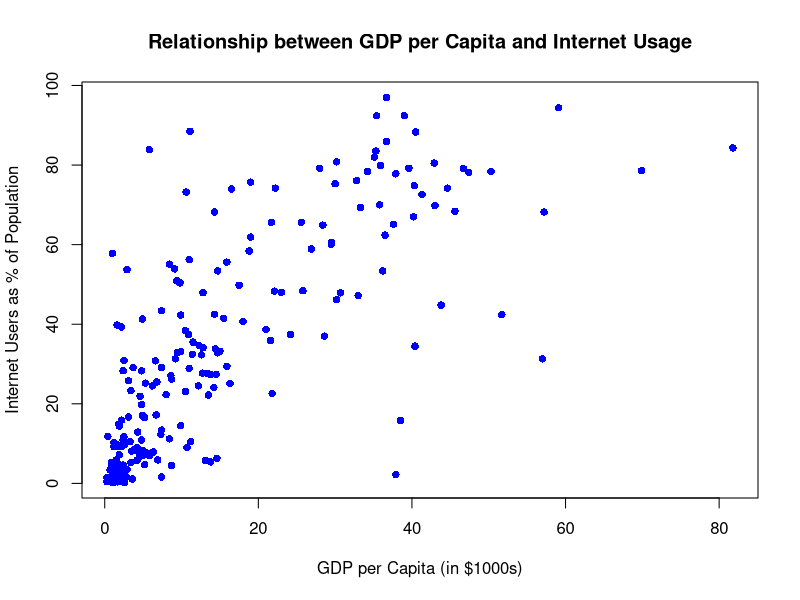
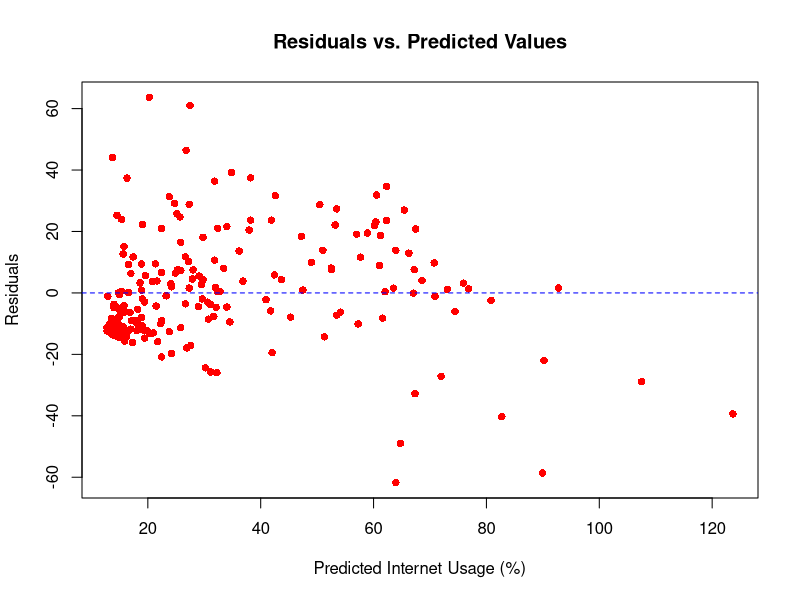

Generate these figures, in order, with R:
# データの読み込み
internet_data <- read.csv("internet.csv")

# データの構造を確認
str(internet_data)

# インターネット利用率が最も高い国
max_int_country <- internet_data[which.max(internet_data$Int), ]
print(paste("インターネット利用率が最も高い国:", max_int_country$Country, "(", max_int_country$Int, "%)"))

# インターネット利用率が最も低い国
min_int_country <- internet_data[which.min(internet_data$Int), ]
print(paste("インターネット利用率が最も低い国:", min_int_country$Country, "(", min_int_country$Int, "%)"))

# インターネット利用率の平均
mean_int <- mean(internet_data$Int)
print(paste("インターネット利用率の平均:", round(mean_int, 2), "%"))

# インターネット利用率の平均値に近い国
closest_int_country <- internet_data[which.min(abs(internet_data$Int - mean_int)), ]
print(paste("インターネット利用率が最も平均値に近い国:", closest_int_country$Country, "(", closest_int_country$Int, "%)"))

# 散布図の作成
plot(internet_data$Gdp, internet_data$Int,
     xlab = "GDP per Capita (in $1000s)", 
     ylab = "Internet Users as % of Population", 
     main = "Relationship between GDP per Capita and Internet Usage", 
     pch = 16, col = "blue")

# 単回帰分析の実行
model <- lm(Int ~ Gdp, data = internet_data)

# モデルのサマリーを表示
summary(model)

# 決定係数を取得
r_squared <- summary(model)$r.squared
print(paste("IntのばらつきがGdpによって説明される割合 (R-squared):", round(r_squared * 100, 2), "%"))

# 予測用の新しいデータフレームを作成
new_gdp_data <- data.frame(Gdp = 20)

# 予測を実行
predicted_int <- predict(model, newdata = new_gdp_data)
print(paste("一人当たりGDPが20,000米ドルの場合、インターネット利用者の割合予測:", round(predicted_int, 2), "%"))

# 残差の計算
residuals <- residuals(model)

# 負の残差が最も大きい国（最も負の値が大きい国）
most_negative_residual_country <- internet_data[which.min(residuals), ]
print(paste("負の残差が最も大きい国:", most_negative_residual_country$Country, "(残差:", round(min(residuals), 2), ")"))

# 正の残差が最も大きい国
most_positive_residual_country <- internet_data[which.max(residuals), ]
print(paste("正の残差が最も大きい国:", most_positive_residual_country$Country, "(残差:", round(max(residuals), 2), ")"))

# 予測値の計算
predicted_values <- predict(model)

# 残差と予測値の散布図
plot(predicted_values, residuals,
     xlab = "Predicted Internet Usage (%)", 
     ylab = "Residuals",
     main = "Residuals vs. Predicted Values",
     pch = 16, col = "red")
abline(h = 0, col = "blue", lty = 2) 